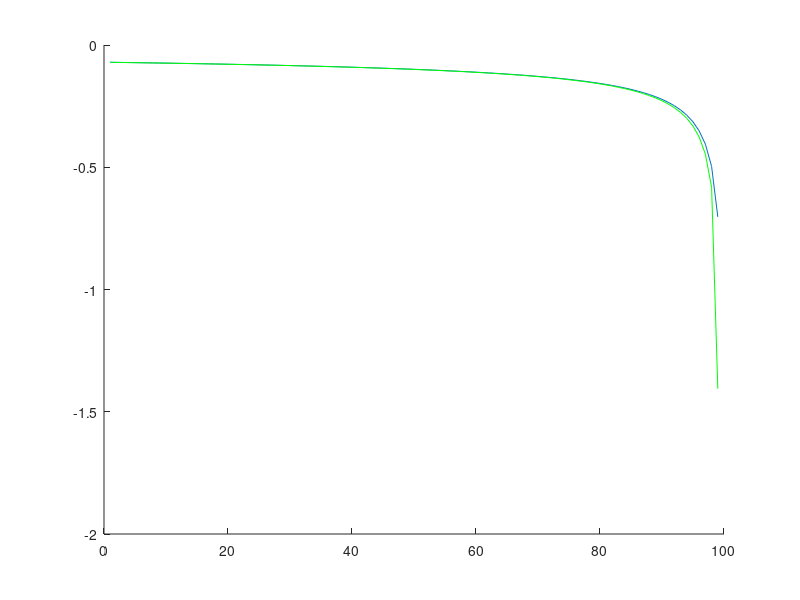
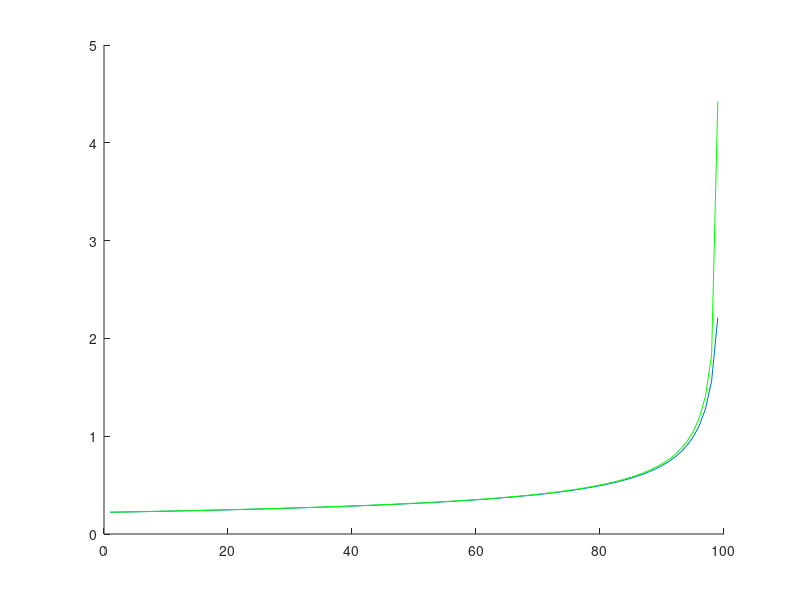
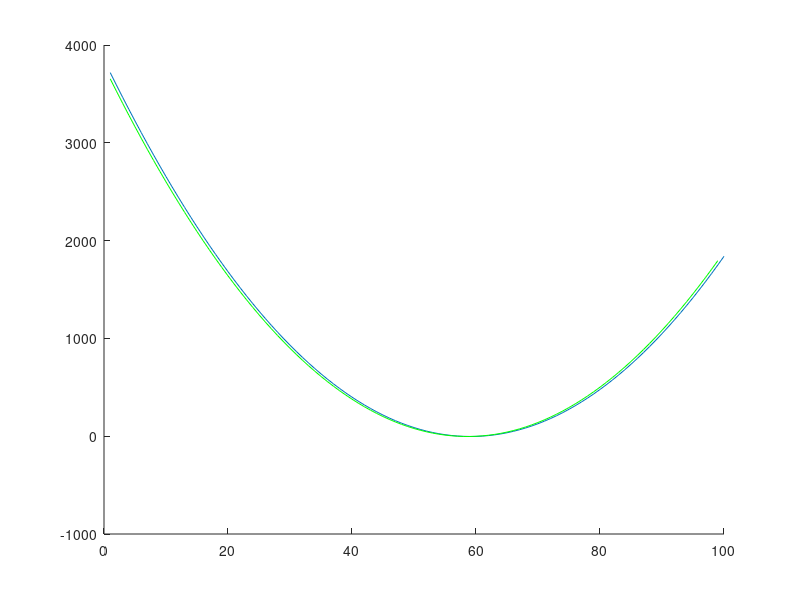
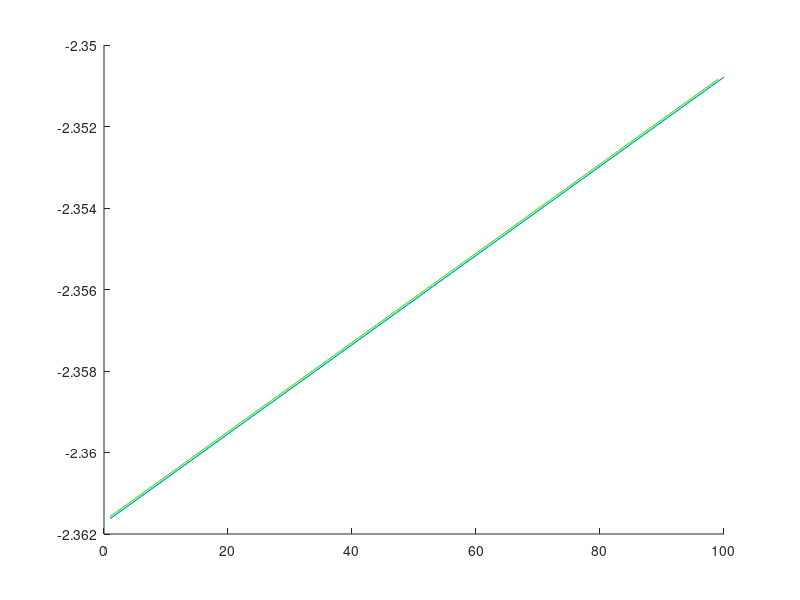

MATLAB code for these plots, in order:
%% dp1dot/dp1
clear all
u = zeros(5);
x = zeros(5);
dp = 0.02;

% Inputs
torque_drive = u(1);  
Inflow_opening = u(2);
Outflow_opening = u(3); 
Recycle_opening = u(4);
dummy = u(5); 


% States
p1 = x(1);
p2 = x(2);
m_comp = x(3);
omega_comp = x(4);
m_rec = x(5);

% Calculate p1dot varying p1
for i=1:100
    p1 = -1+i*dp;

torque_drive = torque_drive * 15000 / (2 * pi * 50);
% if omega_comp > 2*pi*50
        torque_drive = torque_drive * (2 * pi * 50 / omega_comp);
% end

% Parameters
% NEW: Parameters for Air
% cv = 20.0;
% cp = 29.0;
% gamma = cp/cv; % 1.4028
% R_air = 8.31 / 28.97 *1000;
% T0 = 25;

SpeedSound = 340;     % speed of sound
In_pres    = 1.0;  % input pressure
Out_pres   = 1.0; % output pressure

% Valve_in_gain = 1 / 270; % 420.0 / 3600 / sqrt(9789 / 11.82);   % opening gain
% Valve_rec_gain = 420.0 / 3600 / sqrt(9789 / 11.82); %0.01; % opening gain
% Valve_out_gain = 1 / 270; % 420.0 / 3600 / sqrt(9789 / 11.82); %1.0/sqrt(0.2e5); % opening gain

VolumeT1 = 2*pi * (0.60 / 2)^2 * 2 + pi * (0.08 / 2)^2 * 8.191; % volume of the inlet pipe, 6m
VolumeT2 =  pi * (0.60 / 2)^2 * 2 + pi * (0.08 / 2)^2 * 5.940; % volume, tank
AdivL =     pi * (0.08 / 2)^2 / 3 * 0.1;  % Duct cross section divided by length

%%% Compressor
J          = (0.4 + 0.2070) *0.4; % 0.8;  % shaft inertia: compressor and rotor
% tauComp    = 1.0/0.001;     % time constant of the pressure ratio
tauRecycle =   1/0.5 * 1;     % time constant of the recycle valve




%%% coefficients of the compressor map 
A = [0.000299749505193654     -0.000171254191089237      3.57321648097597e-05    -9.1783572200945e-07 ...
    -0.252701086129365         0.136885752773673         -0.02642368327081        0.00161012740365743 ...
    54.8046725371143          -29.9550791497765          5.27827499839098         0.693826282579158];

%%% coefficients of the torque map 
B = [0.0230082553748617       -0.00142888713858701     36.1012418352137          3.34780616372668];


% Algebraic equations

% valves
C = [-0.423884232813775         0.626400271518973       -0.0995040168384753      0.0201535563630318 ...
     -0.490814924104294         0.843580880467905        -0.423103455111209      0.0386841406482887];

dp_sqrt = sqrt(abs(In_pres*100 - p1*100)) * sign(In_pres*100 - p1*100);
M3 = [dp_sqrt*Inflow_opening^3 dp_sqrt*Inflow_opening^2 dp_sqrt*Inflow_opening dp_sqrt ...
    Inflow_opening^3 Inflow_opening^2 Inflow_opening 1]';


m_in = C * M3 + 0.0051; % Inflow valve
% m_rec_ss = Valve_rec_gain*Recycle_opening*sqrt(abs(p2 - p1))*sign(p2 - p1); % Recycle valve
% if Recycle_opening > 1e-2
%     REC = [-0.70259 0.69713 -0.02843 0.013383 3.6089 -4.2137 1.3645 -0.11049];
%     dp_sqrt8 = sqrt(abs(p2/1000 - p1/1000));
%     M3 = [dp_sqrt8.*Recycle_opening.^3 dp_sqrt8.*Recycle_opening.^2 dp_sqrt8.*Recycle_opening dp_sqrt8 ...
%         Recycle_opening.^3 Recycle_opening.^2 Recycle_opening ones(length(Recycle_opening),1)]';
%     m_rec_ss = REC * M3 + 0.05;
% else
%     m_rec_ss = 0;
% end
m_rec_ss = ((0.0047) * sqrt(p2*1e5 - p1*1e5) * Recycle_opening  + 0.0263 ) * ~(Recycle_opening<1e-2);


% D = [    0.021182190468223
%                          0
%        -0.0372607070498975
%          0.015018502625883
%         -0.163754411108535
%                          0
%          0.395432975110223
%         -0.129295806042816
%          0.036946153978411
%                          0
%        -0.0787044830112647
%         0.04589656834961267]';
% dp_sqrt2 = sqrt(abs(p2/1000 - Out_pres)) .* sign(p2/1000 - Out_pres);     
% M4 = [dp_sqrt2.^2.*Outflow_opening.^3 dp_sqrt2.^2.*Outflow_opening.^2 dp_sqrt2.^2.*Outflow_opening dp_sqrt2.^2 ...
%       dp_sqrt2.*Outflow_opening.^3 dp_sqrt2.*Outflow_opening.^2 dp_sqrt2.*Outflow_opening dp_sqrt2 ...
%       Outflow_opening.^3 Outflow_opening.^2 Outflow_opening 1]';
% 
% m_out = D * M4;
% % output valve 
% % m_out = Valve_out_gain*Outflow_opening*sqrt(abs(p2 - Out_pres*1e3))*sign(p2 - Out_pres*1e3); % Outflow valve
% m_out = max(m_out+0.05, 0);
D2 = [-0.0083454 -0.0094965 0.16826 -0.032215 -0.61199 0.94175 -0.48522 0.10369];
dp_sqrt2 = sqrt(abs(p2*100 - Out_pres*100)) * sign(p2*100 - Out_pres*100);      
% M4 = [dp_sqrt2.^2.*u_out.^3 dp_sqrt2.^2.*u_out.^2 dp_sqrt2.^2.*u_out dp_sqrt2.^2 ...
%       dp_sqrt2.*u_out.^3 dp_sqrt2.*u_out.^2 dp_sqrt2.*u_out dp_sqrt2 ...
%       u_out.^3 u_out.^2 u_out ones(length(u_out),1)]';
M5 = [dp_sqrt2*Outflow_opening^3 dp_sqrt2*Outflow_opening^2 dp_sqrt2*Outflow_opening dp_sqrt2 ...
       Outflow_opening^3 Outflow_opening^2 Outflow_opening 1]';
% m_out = D * M4 + 0.05;
m_out = D2 * M5 + 0.0170;

% compressor pressure ratio

M = [omega_comp^2*m_comp^3 omega_comp^2*m_comp^2 omega_comp^2*m_comp omega_comp^2 ...
    omega_comp*m_comp^3 omega_comp*m_comp^2 omega_comp*m_comp omega_comp ...
    m_comp^3 m_comp^2 m_comp 1]';
p_ratio = A * M;

% Map variation due to temperature:
% dp = ((1-T0/T_in) + T0/T_in * dp^((gamma-1)/gamma))^(gamma/(gamma-1));

% if dp < 1
%     dp = 1;
% end

% compressor torque
M2 = [m_comp*omega_comp omega_comp m_comp 1]';
% torque_comp =  B * M2;
T_ss_model = (2.5543945754982 +  47.4222669576423 * m_comp); % .* ~(m_comp < 1e-2);
% T_ss_model = signal_saturation(0,40);
T_ss_model = T_ss_model + 0.6218;

% if omega_comp > 2*pi*50
%         T_ss_model = T_ss_model * (2 * pi * 50 / omega_comp);
% end

sys(1) = SpeedSound * SpeedSound / VolumeT1 * (m_in + m_rec - m_comp) * 1e-5; % p1
sys(2) = SpeedSound * SpeedSound / VolumeT2 * (m_comp - m_rec - m_out) * 1e-5;  % p2
sys(3) = AdivL * (p_ratio * p1*1e5 - p2*1e5 ); % m_c
% sys(4) = tauComp * (dp - p_ratio); % phi
sys(4) = 1.0 / J * (torque_drive - T_ss_model); % omega
sys(5) = tauRecycle * (m_rec_ss - m_rec); % rec flow

% p1dot
pdot1(i) = sys(1);

%dp1dot/dp1
dx1x1(i) = SpeedSound * SpeedSound / VolumeT1 * 1e-5 * (-1/2*sign(In_pres-p1)*100/sqrt(abs(In_pres*100-p1*100))) * (C(1)*Inflow_opening^3 + C(2)*Inflow_opening^2 + C(3)*Inflow_opening + C(4));
end

% estimate of dp1dot/dp1 using forward euler
dx1x1_est = (pdot1(2:end)-pdot1(1:end-1))/dp;
figure; hold on
plot(dx1x1)
plot(dx1x1_est,'-g')


%% dp1dot/dqc and dp1dot/dqr
dx1x3 = -SpeedSound * SpeedSound / VolumeT1 * 1e-5;
dx1x5 = SpeedSound * SpeedSound / VolumeT1 * 1e-5;

%% dp2dot/dp2

% Calculate p2dot varying p2
for i=1:100
    p2 = -1+i*dp;

torque_drive = torque_drive * 15000 / (2 * pi * 50);
% if omega_comp > 2*pi*50
        torque_drive = torque_drive * (2 * pi * 50 / omega_comp);
% end

% Parameters
% NEW: Parameters for Air
% cv = 20.0;
% cp = 29.0;
% gamma = cp/cv; % 1.4028
% R_air = 8.31 / 28.97 *1000;
% T0 = 25;

SpeedSound = 340;     % speed of sound
In_pres    = 1.0;  % input pressure
Out_pres   = 1.0; % output pressure

% Valve_in_gain = 1 / 270; % 420.0 / 3600 / sqrt(9789 / 11.82);   % opening gain
% Valve_rec_gain = 420.0 / 3600 / sqrt(9789 / 11.82); %0.01; % opening gain
% Valve_out_gain = 1 / 270; % 420.0 / 3600 / sqrt(9789 / 11.82); %1.0/sqrt(0.2e5); % opening gain

VolumeT1 = 2*pi * (0.60 / 2)^2 * 2 + pi * (0.08 / 2)^2 * 8.191; % volume of the inlet pipe, 6m
VolumeT2 =  pi * (0.60 / 2)^2 * 2 + pi * (0.08 / 2)^2 * 5.940; % volume, tank
AdivL =     pi * (0.08 / 2)^2 / 3 * 0.1;  % Duct cross section divided by length

%%% Compressor
J          = (0.4 + 0.2070) *0.4; % 0.8;  % shaft inertia: compressor and rotor
% tauComp    = 1.0/0.001;     % time constant of the pressure ratio
tauRecycle =   1/0.5 * 1;     % time constant of the recycle valve




%%% coefficients of the compressor map 
A = [0.000299749505193654     -0.000171254191089237      3.57321648097597e-05    -9.1783572200945e-07 ...
    -0.252701086129365         0.136885752773673         -0.02642368327081        0.00161012740365743 ...
    54.8046725371143          -29.9550791497765          5.27827499839098         0.693826282579158];

%%% coefficients of the torque map 
B = [0.0230082553748617       -0.00142888713858701     36.1012418352137          3.34780616372668];


% Algebraic equations

% valves
C = [-0.423884232813775         0.626400271518973       -0.0995040168384753      0.0201535563630318 ...
     -0.490814924104294         0.843580880467905        -0.423103455111209      0.0386841406482887];

dp_sqrt = sqrt(abs(In_pres*100 - p1*100)) * sign(In_pres*100 - p1*100);
M3 = [dp_sqrt*Inflow_opening^3 dp_sqrt*Inflow_opening^2 dp_sqrt*Inflow_opening dp_sqrt ...
    Inflow_opening^3 Inflow_opening^2 Inflow_opening 1]';


m_in = C * M3 + 0.0051; % Inflow valve
% m_rec_ss = Valve_rec_gain*Recycle_opening*sqrt(abs(p2 - p1))*sign(p2 - p1); % Recycle valve
% if Recycle_opening > 1e-2
%     REC = [-0.70259 0.69713 -0.02843 0.013383 3.6089 -4.2137 1.3645 -0.11049];
%     dp_sqrt8 = sqrt(abs(p2/1000 - p1/1000));
%     M3 = [dp_sqrt8.*Recycle_opening.^3 dp_sqrt8.*Recycle_opening.^2 dp_sqrt8.*Recycle_opening dp_sqrt8 ...
%         Recycle_opening.^3 Recycle_opening.^2 Recycle_opening ones(length(Recycle_opening),1)]';
%     m_rec_ss = REC * M3 + 0.05;
% else
%     m_rec_ss = 0;
% end
m_rec_ss = ((0.0047) * sqrt(p2*1e5 - p1*1e5) * Recycle_opening  + 0.0263 ) * ~(Recycle_opening<1e-2);


% D = [    0.021182190468223
%                          0
%        -0.0372607070498975
%          0.015018502625883
%         -0.163754411108535
%                          0
%          0.395432975110223
%         -0.129295806042816
%          0.036946153978411
%                          0
%        -0.0787044830112647
%         0.04589656834961267]';
% dp_sqrt2 = sqrt(abs(p2/1000 - Out_pres)) .* sign(p2/1000 - Out_pres);     
% M4 = [dp_sqrt2.^2.*Outflow_opening.^3 dp_sqrt2.^2.*Outflow_opening.^2 dp_sqrt2.^2.*Outflow_opening dp_sqrt2.^2 ...
%       dp_sqrt2.*Outflow_opening.^3 dp_sqrt2.*Outflow_opening.^2 dp_sqrt2.*Outflow_opening dp_sqrt2 ...
%       Outflow_opening.^3 Outflow_opening.^2 Outflow_opening 1]';
% 
% m_out = D * M4;
% % output valve 
% % m_out = Valve_out_gain*Outflow_opening*sqrt(abs(p2 - Out_pres*1e3))*sign(p2 - Out_pres*1e3); % Outflow valve
% m_out = max(m_out+0.05, 0);
D2 = [-0.0083454 -0.0094965 0.16826 -0.032215 -0.61199 0.94175 -0.48522 0.10369];
dp_sqrt2 = sqrt(abs(p2*100 - Out_pres*100)) * sign(p2*100 - Out_pres*100);      
% M4 = [dp_sqrt2.^2.*u_out.^3 dp_sqrt2.^2.*u_out.^2 dp_sqrt2.^2.*u_out dp_sqrt2.^2 ...
%       dp_sqrt2.*u_out.^3 dp_sqrt2.*u_out.^2 dp_sqrt2.*u_out dp_sqrt2 ...
%       u_out.^3 u_out.^2 u_out ones(length(u_out),1)]';
M5 = [dp_sqrt2*Outflow_opening^3 dp_sqrt2*Outflow_opening^2 dp_sqrt2*Outflow_opening dp_sqrt2 ...
       Outflow_opening^3 Outflow_opening^2 Outflow_opening 1]';
% m_out = D * M4 + 0.05;
m_out = D2 * M5 + 0.0170;

% compressor pressure ratio

M = [omega_comp^2*m_comp^3 omega_comp^2*m_comp^2 omega_comp^2*m_comp omega_comp^2 ...
    omega_comp*m_comp^3 omega_comp*m_comp^2 omega_comp*m_comp omega_comp ...
    m_comp^3 m_comp^2 m_comp 1]';
p_ratio = A * M;

% Map variation due to temperature:
% dp = ((1-T0/T_in) + T0/T_in * dp^((gamma-1)/gamma))^(gamma/(gamma-1));

% if dp < 1
%     dp = 1;
% end

% compressor torque
M2 = [m_comp*omega_comp omega_comp m_comp 1]';
% torque_comp =  B * M2;
T_ss_model = (2.5543945754982 +  47.4222669576423 * m_comp); % .* ~(m_comp < 1e-2);
% T_ss_model = signal_saturation(0,40);
T_ss_model = T_ss_model + 0.6218;

% if omega_comp > 2*pi*50
%         T_ss_model = T_ss_model * (2 * pi * 50 / omega_comp);
% end

sys(1) = SpeedSound * SpeedSound / VolumeT1 * (m_in + m_rec - m_comp) * 1e-5; % p1
sys(2) = SpeedSound * SpeedSound / VolumeT2 * (m_comp - m_rec - m_out) * 1e-5;  % p2
sys(3) = AdivL * (p_ratio * p1*1e5 - p2*1e5 ); % m_c
% sys(4) = tauComp * (dp - p_ratio); % phi
sys(4) = 1.0 / J * (torque_drive - T_ss_model); % omega
sys(5) = tauRecycle * (m_rec_ss - m_rec); % rec flow

% p2dot
pdot2(i) = sys(2);

%dp2dot/dp2
dx2x2(i) = SpeedSound * SpeedSound / VolumeT2 * 1e-5 * (1/2*sign(p2-Out_pres)*100/sqrt(abs(p2*100-Out_pres*100))) * (D2(1)*Outflow_opening^3 + D2(2)*Outflow_opening^2 + D2(3)*Outflow_opening + D2(4));
end

% estimate of dp1dot/dp1 using forward euler
dx2x2_est = (pdot2(2:end)-pdot2(1:end-1))/dp;
figure; hold on
plot(dx2x2)
plot(dx2x2_est,'-g')


%% dp2dot/dqc and dqr

dx2x5 = -SpeedSound * SpeedSound / VolumeT2 * 1e-5;
dx2x3 = SpeedSound * SpeedSound / VolumeT2 * 1e-5;

%% dqcdot/dqc
for i=1:100
    m_comp = -1+i*dp;

torque_drive = torque_drive * 15000 / (2 * pi * 50);
% if omega_comp > 2*pi*50
        torque_drive = torque_drive * (2 * pi * 50 / omega_comp);
% end

% Parameters
% NEW: Parameters for Air
% cv = 20.0;
% cp = 29.0;
% gamma = cp/cv; % 1.4028
% R_air = 8.31 / 28.97 *1000;
% T0 = 25;

SpeedSound = 340;     % speed of sound
In_pres    = 1.0;  % input pressure
Out_pres   = 1.0; % output pressure

% Valve_in_gain = 1 / 270; % 420.0 / 3600 / sqrt(9789 / 11.82);   % opening gain
% Valve_rec_gain = 420.0 / 3600 / sqrt(9789 / 11.82); %0.01; % opening gain
% Valve_out_gain = 1 / 270; % 420.0 / 3600 / sqrt(9789 / 11.82); %1.0/sqrt(0.2e5); % opening gain

VolumeT1 = 2*pi * (0.60 / 2)^2 * 2 + pi * (0.08 / 2)^2 * 8.191; % volume of the inlet pipe, 6m
VolumeT2 =  pi * (0.60 / 2)^2 * 2 + pi * (0.08 / 2)^2 * 5.940; % volume, tank
AdivL =     pi * (0.08 / 2)^2 / 3 * 0.1;  % Duct cross section divided by length

%%% Compressor
J          = (0.4 + 0.2070) *0.4; % 0.8;  % shaft inertia: compressor and rotor
% tauComp    = 1.0/0.001;     % time constant of the pressure ratio
tauRecycle =   1/0.5 * 1;     % time constant of the recycle valve




%%% coefficients of the compressor map 
A = [0.000299749505193654     -0.000171254191089237      3.57321648097597e-05    -9.1783572200945e-07 ...
    -0.252701086129365         0.136885752773673         -0.02642368327081        0.00161012740365743 ...
    54.8046725371143          -29.9550791497765          5.27827499839098         0.693826282579158];

%%% coefficients of the torque map 
B = [0.0230082553748617       -0.00142888713858701     36.1012418352137          3.34780616372668];


% Algebraic equations

% valves
C = [-0.423884232813775         0.626400271518973       -0.0995040168384753      0.0201535563630318 ...
     -0.490814924104294         0.843580880467905        -0.423103455111209      0.0386841406482887];

dp_sqrt = sqrt(abs(In_pres*100 - p1*100)) * sign(In_pres*100 - p1*100);
M3 = [dp_sqrt*Inflow_opening^3 dp_sqrt*Inflow_opening^2 dp_sqrt*Inflow_opening dp_sqrt ...
    Inflow_opening^3 Inflow_opening^2 Inflow_opening 1]';


m_in = C * M3 + 0.0051; % Inflow valve
% m_rec_ss = Valve_rec_gain*Recycle_opening*sqrt(abs(p2 - p1))*sign(p2 - p1); % Recycle valve
% if Recycle_opening > 1e-2
%     REC = [-0.70259 0.69713 -0.02843 0.013383 3.6089 -4.2137 1.3645 -0.11049];
%     dp_sqrt8 = sqrt(abs(p2/1000 - p1/1000));
%     M3 = [dp_sqrt8.*Recycle_opening.^3 dp_sqrt8.*Recycle_opening.^2 dp_sqrt8.*Recycle_opening dp_sqrt8 ...
%         Recycle_opening.^3 Recycle_opening.^2 Recycle_opening ones(length(Recycle_opening),1)]';
%     m_rec_ss = REC * M3 + 0.05;
% else
%     m_rec_ss = 0;
% end
m_rec_ss = ((0.0047) * sqrt(p2*1e5 - p1*1e5) * Recycle_opening  + 0.0263 ) * ~(Recycle_opening<1e-2);


% D = [    0.021182190468223
%                          0
%        -0.0372607070498975
%          0.015018502625883
%         -0.163754411108535
%                          0
%          0.395432975110223
%         -0.129295806042816
%          0.036946153978411
%                          0
%        -0.0787044830112647
%         0.04589656834961267]';
% dp_sqrt2 = sqrt(abs(p2/1000 - Out_pres)) .* sign(p2/1000 - Out_pres);     
% M4 = [dp_sqrt2.^2.*Outflow_opening.^3 dp_sqrt2.^2.*Outflow_opening.^2 dp_sqrt2.^2.*Outflow_opening dp_sqrt2.^2 ...
%       dp_sqrt2.*Outflow_opening.^3 dp_sqrt2.*Outflow_opening.^2 dp_sqrt2.*Outflow_opening dp_sqrt2 ...
%       Outflow_opening.^3 Outflow_opening.^2 Outflow_opening 1]';
% 
% m_out = D * M4;
% % output valve 
% % m_out = Valve_out_gain*Outflow_opening*sqrt(abs(p2 - Out_pres*1e3))*sign(p2 - Out_pres*1e3); % Outflow valve
% m_out = max(m_out+0.05, 0);
D2 = [-0.0083454 -0.0094965 0.16826 -0.032215 -0.61199 0.94175 -0.48522 0.10369];
dp_sqrt2 = sqrt(abs(p2*100 - Out_pres*100)) * sign(p2*100 - Out_pres*100);      
% M4 = [dp_sqrt2.^2.*u_out.^3 dp_sqrt2.^2.*u_out.^2 dp_sqrt2.^2.*u_out dp_sqrt2.^2 ...
%       dp_sqrt2.*u_out.^3 dp_sqrt2.*u_out.^2 dp_sqrt2.*u_out dp_sqrt2 ...
%       u_out.^3 u_out.^2 u_out ones(length(u_out),1)]';
M5 = [dp_sqrt2*Outflow_opening^3 dp_sqrt2*Outflow_opening^2 dp_sqrt2*Outflow_opening dp_sqrt2 ...
       Outflow_opening^3 Outflow_opening^2 Outflow_opening 1]';
% m_out = D * M4 + 0.05;
m_out = D2 * M5 + 0.0170;

% compressor pressure ratio

M = [omega_comp^2*m_comp^3 omega_comp^2*m_comp^2 omega_comp^2*m_comp omega_comp^2 ...
    omega_comp*m_comp^3 omega_comp*m_comp^2 omega_comp*m_comp omega_comp ...
    m_comp^3 m_comp^2 m_comp 1]';
p_ratio = A * M;

% Map variation due to temperature:
% dp = ((1-T0/T_in) + T0/T_in * dp^((gamma-1)/gamma))^(gamma/(gamma-1));

% if dp < 1
%     dp = 1;
% end

% compressor torque
M2 = [m_comp*omega_comp omega_comp m_comp 1]';
% torque_comp =  B * M2;
T_ss_model = (2.5543945754982 +  47.4222669576423 * m_comp); % .* ~(m_comp < 1e-2);
% T_ss_model = signal_saturation(0,40);
T_ss_model = T_ss_model + 0.6218;

% if omega_comp > 2*pi*50
%         T_ss_model = T_ss_model * (2 * pi * 50 / omega_comp);
% end

sys(1) = SpeedSound * SpeedSound / VolumeT1 * (m_in + m_rec - m_comp) * 1e-5; % p1
sys(2) = SpeedSound * SpeedSound / VolumeT2 * (m_comp - m_rec - m_out) * 1e-5;  % p2
sys(3) = AdivL * (p_ratio * p1*1e5 - p2*1e5 ); % m_c
% sys(4) = tauComp * (dp - p_ratio); % phi
sys(4) = 1.0 / J * (torque_drive - T_ss_model); % omega
sys(5) = tauRecycle * (m_rec_ss - m_rec); % rec flow

% p2dot
qcdot(i) = sys(3);

%dp3dot/dp3
dM_dmcomp = [3*omega_comp^2*m_comp^2, 2*omega_comp^2*m_comp, omega_comp^2, 0,...
            3*omega_comp*m_comp^2, 2*omega_comp*m_comp, omega_comp, 0,...
            3*m_comp^2, 2*m_comp, 1, 0]';
dx3x3(i) = AdivL * (p1*1e5)*A*dM_dmcomp;

end

dx3x3_est = (qcdot(2:end)-qcdot(1:end-1))/dp;

figure; hold on;
plot(dx3x3);
plot(dx3x3_est,'-g')


%% dqcdot/dp1 and /dp2
dx3x1 = AdivL*(p_ratio*1e5);
dx3x2 = -AdivL*1e5;

%% dqcdot/domegac
for i=1:100
    omega_comp = -1+i*dp;
    m_comp = 1;

torque_drive = torque_drive * 15000 / (2 * pi * 50);
% if omega_comp > 2*pi*50
        torque_drive = torque_drive * (2 * pi * 50 / omega_comp);
% end

% Parameters
% NEW: Parameters for Air
% cv = 20.0;
% cp = 29.0;
% gamma = cp/cv; % 1.4028
% R_air = 8.31 / 28.97 *1000;
% T0 = 25;

SpeedSound = 340;     % speed of sound
In_pres    = 1.0;  % input pressure
Out_pres   = 1.0; % output pressure

% Valve_in_gain = 1 / 270; % 420.0 / 3600 / sqrt(9789 / 11.82);   % opening gain
% Valve_rec_gain = 420.0 / 3600 / sqrt(9789 / 11.82); %0.01; % opening gain
% Valve_out_gain = 1 / 270; % 420.0 / 3600 / sqrt(9789 / 11.82); %1.0/sqrt(0.2e5); % opening gain

VolumeT1 = 2*pi * (0.60 / 2)^2 * 2 + pi * (0.08 / 2)^2 * 8.191; % volume of the inlet pipe, 6m
VolumeT2 =  pi * (0.60 / 2)^2 * 2 + pi * (0.08 / 2)^2 * 5.940; % volume, tank
AdivL =     pi * (0.08 / 2)^2 / 3 * 0.1;  % Duct cross section divided by length

%%% Compressor
J          = (0.4 + 0.2070) *0.4; % 0.8;  % shaft inertia: compressor and rotor
% tauComp    = 1.0/0.001;     % time constant of the pressure ratio
tauRecycle =   1/0.5 * 1;     % time constant of the recycle valve




%%% coefficients of the compressor map 
A = [0.000299749505193654     -0.000171254191089237      3.57321648097597e-05    -9.1783572200945e-07 ...
    -0.252701086129365         0.136885752773673         -0.02642368327081        0.00161012740365743 ...
    54.8046725371143          -29.9550791497765          5.27827499839098         0.693826282579158];

%%% coefficients of the torque map 
B = [0.0230082553748617       -0.00142888713858701     36.1012418352137          3.34780616372668];


% Algebraic equations

% valves
C = [-0.423884232813775         0.626400271518973       -0.0995040168384753      0.0201535563630318 ...
     -0.490814924104294         0.843580880467905        -0.423103455111209      0.0386841406482887];

dp_sqrt = sqrt(abs(In_pres*100 - p1*100)) * sign(In_pres*100 - p1*100);
M3 = [dp_sqrt*Inflow_opening^3 dp_sqrt*Inflow_opening^2 dp_sqrt*Inflow_opening dp_sqrt ...
    Inflow_opening^3 Inflow_opening^2 Inflow_opening 1]';


m_in = C * M3 + 0.0051; % Inflow valve
% m_rec_ss = Valve_rec_gain*Recycle_opening*sqrt(abs(p2 - p1))*sign(p2 - p1); % Recycle valve
% if Recycle_opening > 1e-2
%     REC = [-0.70259 0.69713 -0.02843 0.013383 3.6089 -4.2137 1.3645 -0.11049];
%     dp_sqrt8 = sqrt(abs(p2/1000 - p1/1000));
%     M3 = [dp_sqrt8.*Recycle_opening.^3 dp_sqrt8.*Recycle_opening.^2 dp_sqrt8.*Recycle_opening dp_sqrt8 ...
%         Recycle_opening.^3 Recycle_opening.^2 Recycle_opening ones(length(Recycle_opening),1)]';
%     m_rec_ss = REC * M3 + 0.05;
% else
%     m_rec_ss = 0;
% end
m_rec_ss = ((0.0047) * sqrt(p2*1e5 - p1*1e5) * Recycle_opening  + 0.0263 ) * ~(Recycle_opening<1e-2);


% D = [    0.021182190468223
%                          0
%        -0.0372607070498975
%          0.015018502625883
%         -0.163754411108535
%                          0
%          0.395432975110223
%         -0.129295806042816
%          0.036946153978411
%                          0
%        -0.0787044830112647
%         0.04589656834961267]';
% dp_sqrt2 = sqrt(abs(p2/1000 - Out_pres)) .* sign(p2/1000 - Out_pres);     
% M4 = [dp_sqrt2.^2.*Outflow_opening.^3 dp_sqrt2.^2.*Outflow_opening.^2 dp_sqrt2.^2.*Outflow_opening dp_sqrt2.^2 ...
%       dp_sqrt2.*Outflow_opening.^3 dp_sqrt2.*Outflow_opening.^2 dp_sqrt2.*Outflow_opening dp_sqrt2 ...
%       Outflow_opening.^3 Outflow_opening.^2 Outflow_opening 1]';
% 
% m_out = D * M4;
% % output valve 
% % m_out = Valve_out_gain*Outflow_opening*sqrt(abs(p2 - Out_pres*1e3))*sign(p2 - Out_pres*1e3); % Outflow valve
% m_out = max(m_out+0.05, 0);
D2 = [-0.0083454 -0.0094965 0.16826 -0.032215 -0.61199 0.94175 -0.48522 0.10369];
dp_sqrt2 = sqrt(abs(p2*100 - Out_pres*100)) * sign(p2*100 - Out_pres*100);      
% M4 = [dp_sqrt2.^2.*u_out.^3 dp_sqrt2.^2.*u_out.^2 dp_sqrt2.^2.*u_out dp_sqrt2.^2 ...
%       dp_sqrt2.*u_out.^3 dp_sqrt2.*u_out.^2 dp_sqrt2.*u_out dp_sqrt2 ...
%       u_out.^3 u_out.^2 u_out ones(length(u_out),1)]';
M5 = [dp_sqrt2*Outflow_opening^3 dp_sqrt2*Outflow_opening^2 dp_sqrt2*Outflow_opening dp_sqrt2 ...
       Outflow_opening^3 Outflow_opening^2 Outflow_opening 1]';
% m_out = D * M4 + 0.05;
m_out = D2 * M5 + 0.0170;

% compressor pressure ratio

M = [omega_comp^2*m_comp^3 omega_comp^2*m_comp^2 omega_comp^2*m_comp omega_comp^2 ...
    omega_comp*m_comp^3 omega_comp*m_comp^2 omega_comp*m_comp omega_comp ...
    m_comp^3 m_comp^2 m_comp 1]';
p_ratio = A * M;

% Map variation due to temperature:
% dp = ((1-T0/T_in) + T0/T_in * dp^((gamma-1)/gamma))^(gamma/(gamma-1));

% if dp < 1
%     dp = 1;
% end

% compressor torque
M2 = [m_comp*omega_comp omega_comp m_comp 1]';
% torque_comp =  B * M2;
T_ss_model = (2.5543945754982 +  47.4222669576423 * m_comp); % .* ~(m_comp < 1e-2);
% T_ss_model = signal_saturation(0,40);
T_ss_model = T_ss_model + 0.6218;

% if omega_comp > 2*pi*50
%         T_ss_model = T_ss_model * (2 * pi * 50 / omega_comp);
% end

sys(1) = SpeedSound * SpeedSound / VolumeT1 * (m_in + m_rec - m_comp) * 1e-5; % p1
sys(2) = SpeedSound * SpeedSound / VolumeT2 * (m_comp - m_rec - m_out) * 1e-5;  % p2
sys(3) = AdivL * (p_ratio * p1*1e5 - p2*1e5 ); % m_c
% sys(4) = tauComp * (dp - p_ratio); % phi
sys(4) = 1.0 / J * (torque_drive - T_ss_model); % omega
sys(5) = tauRecycle * (m_rec_ss - m_rec); % rec flow

% p2dot
qcdot(i) = sys(3);

%dp3dot/dp3
dM_dwcomp = [2*omega_comp*m_comp^3, 2*omega_comp*m_comp^2, 2*omega_comp*m_comp, 2*omega_comp,...
            m_comp^3, m_comp^2, m_comp, 1,...
            0, 0, 0, 0]';
dx3x4(i) = AdivL * (p1*1e5)*A*dM_dwcomp;

end

dx3x4_est = (qcdot(2:end)-qcdot(1:end-1))/dp;

figure; hold on;
plot(dx3x4);
plot(dx3x4_est,'-g')


%% domegacdot/dTd and /dqc
dx4du1 = 1.0/J;
dx4dx3 = -1.0/J * 47.4222669576423;

%% dqrdot/dqr and /dropen
dx5x5 = -tauRecycle;
dx5u2 = tauRecycle*0.0047 * sqrt(p2*1e5 - p1*1e5);

%% dqrdot/dp1 and /dp2

for i=1:100
    p2 = 1+i*dp;
    Recycle_opening = 0.1;
    p1 = 0;

torque_drive = torque_drive * 15000 / (2 * pi * 50);
% if omega_comp > 2*pi*50
        torque_drive = torque_drive * (2 * pi * 50 / omega_comp);
% end

% Parameters
% NEW: Parameters for Air
% cv = 20.0;
% cp = 29.0;
% gamma = cp/cv; % 1.4028
% R_air = 8.31 / 28.97 *1000;
% T0 = 25;

SpeedSound = 340;     % speed of sound
In_pres    = 1.0;  % input pressure
Out_pres   = 1.0; % output pressure

% Valve_in_gain = 1 / 270; % 420.0 / 3600 / sqrt(9789 / 11.82);   % opening gain
% Valve_rec_gain = 420.0 / 3600 / sqrt(9789 / 11.82); %0.01; % opening gain
% Valve_out_gain = 1 / 270; % 420.0 / 3600 / sqrt(9789 / 11.82); %1.0/sqrt(0.2e5); % opening gain

VolumeT1 = 2*pi * (0.60 / 2)^2 * 2 + pi * (0.08 / 2)^2 * 8.191; % volume of the inlet pipe, 6m
VolumeT2 =  pi * (0.60 / 2)^2 * 2 + pi * (0.08 / 2)^2 * 5.940; % volume, tank
AdivL =     pi * (0.08 / 2)^2 / 3 * 0.1;  % Duct cross section divided by length

%%% Compressor
J          = (0.4 + 0.2070) *0.4; % 0.8;  % shaft inertia: compressor and rotor
% tauComp    = 1.0/0.001;     % time constant of the pressure ratio
tauRecycle =   1/0.5 * 1;     % time constant of the recycle valve




%%% coefficients of the compressor map 
A = [0.000299749505193654     -0.000171254191089237      3.57321648097597e-05    -9.1783572200945e-07 ...
    -0.252701086129365         0.136885752773673         -0.02642368327081        0.00161012740365743 ...
    54.8046725371143          -29.9550791497765          5.27827499839098         0.693826282579158];

%%% coefficients of the torque map 
B = [0.0230082553748617       -0.00142888713858701     36.1012418352137          3.34780616372668];


% Algebraic equations

% valves
C = [-0.423884232813775         0.626400271518973       -0.0995040168384753      0.0201535563630318 ...
     -0.490814924104294         0.843580880467905        -0.423103455111209      0.0386841406482887];

dp_sqrt = sqrt(abs(In_pres*100 - p1*100)) * sign(In_pres*100 - p1*100);
M3 = [dp_sqrt*Inflow_opening^3 dp_sqrt*Inflow_opening^2 dp_sqrt*Inflow_opening dp_sqrt ...
    Inflow_opening^3 Inflow_opening^2 Inflow_opening 1]';


m_in = C * M3 + 0.0051; % Inflow valve
% m_rec_ss = Valve_rec_gain*Recycle_opening*sqrt(abs(p2 - p1))*sign(p2 - p1); % Recycle valve
% if Recycle_opening > 1e-2
%     REC = [-0.70259 0.69713 -0.02843 0.013383 3.6089 -4.2137 1.3645 -0.11049];
%     dp_sqrt8 = sqrt(abs(p2/1000 - p1/1000));
%     M3 = [dp_sqrt8.*Recycle_opening.^3 dp_sqrt8.*Recycle_opening.^2 dp_sqrt8.*Recycle_opening dp_sqrt8 ...
%         Recycle_opening.^3 Recycle_opening.^2 Recycle_opening ones(length(Recycle_opening),1)]';
%     m_rec_ss = REC * M3 + 0.05;
% else
%     m_rec_ss = 0;
% end
m_rec_ss = ((0.0047) * sqrt(p2*1e5 - p1*1e5) * Recycle_opening  + 0.0263 ) * ~(Recycle_opening<1e-2);


% D = [    0.021182190468223
%                          0
%        -0.0372607070498975
%          0.015018502625883
%         -0.163754411108535
%                          0
%          0.395432975110223
%         -0.129295806042816
%          0.036946153978411
%                          0
%        -0.0787044830112647
%         0.04589656834961267]';
% dp_sqrt2 = sqrt(abs(p2/1000 - Out_pres)) .* sign(p2/1000 - Out_pres);     
% M4 = [dp_sqrt2.^2.*Outflow_opening.^3 dp_sqrt2.^2.*Outflow_opening.^2 dp_sqrt2.^2.*Outflow_opening dp_sqrt2.^2 ...
%       dp_sqrt2.*Outflow_opening.^3 dp_sqrt2.*Outflow_opening.^2 dp_sqrt2.*Outflow_opening dp_sqrt2 ...
%       Outflow_opening.^3 Outflow_opening.^2 Outflow_opening 1]';
% 
% m_out = D * M4;
% % output valve 
% % m_out = Valve_out_gain*Outflow_opening*sqrt(abs(p2 - Out_pres*1e3))*sign(p2 - Out_pres*1e3); % Outflow valve
% m_out = max(m_out+0.05, 0);
D2 = [-0.0083454 -0.0094965 0.16826 -0.032215 -0.61199 0.94175 -0.48522 0.10369];
dp_sqrt2 = sqrt(abs(p2*100 - Out_pres*100)) * sign(p2*100 - Out_pres*100);      
% M4 = [dp_sqrt2.^2.*u_out.^3 dp_sqrt2.^2.*u_out.^2 dp_sqrt2.^2.*u_out dp_sqrt2.^2 ...
%       dp_sqrt2.*u_out.^3 dp_sqrt2.*u_out.^2 dp_sqrt2.*u_out dp_sqrt2 ...
%       u_out.^3 u_out.^2 u_out ones(length(u_out),1)]';
M5 = [dp_sqrt2*Outflow_opening^3 dp_sqrt2*Outflow_opening^2 dp_sqrt2*Outflow_opening dp_sqrt2 ...
       Outflow_opening^3 Outflow_opening^2 Outflow_opening 1]';
% m_out = D * M4 + 0.05;
m_out = D2 * M5 + 0.0170;

% compressor pressure ratio

M = [omega_comp^2*m_comp^3 omega_comp^2*m_comp^2 omega_comp^2*m_comp omega_comp^2 ...
    omega_comp*m_comp^3 omega_comp*m_comp^2 omega_comp*m_comp omega_comp ...
    m_comp^3 m_comp^2 m_comp 1]';
p_ratio = A * M;

% Map variation due to temperature:
% dp = ((1-T0/T_in) + T0/T_in * dp^((gamma-1)/gamma))^(gamma/(gamma-1));

% if dp < 1
%     dp = 1;
% end

% compressor torque
M2 = [m_comp*omega_comp omega_comp m_comp 1]';
% torque_comp =  B * M2;
T_ss_model = (2.5543945754982 +  47.4222669576423 * m_comp); % .* ~(m_comp < 1e-2);
% T_ss_model = signal_saturation(0,40);
T_ss_model = T_ss_model + 0.6218;

% if omega_comp > 2*pi*50
%         T_ss_model = T_ss_model * (2 * pi * 50 / omega_comp);
% end

sys(1) = SpeedSound * SpeedSound / VolumeT1 * (m_in + m_rec - m_comp) * 1e-5; % p1
sys(2) = SpeedSound * SpeedSound / VolumeT2 * (m_comp - m_rec - m_out) * 1e-5;  % p2
sys(3) = AdivL * (p_ratio * p1*1e5 - p2*1e5 ); % m_c
% sys(4) = tauComp * (dp - p_ratio); % phi
sys(4) = 1.0 / J * (torque_drive - T_ss_model); % omega
sys(5) = tauRecycle * (m_rec_ss - m_rec); % rec flow

% p2dot
qrdot(i) = sys(5);

dx5x1(i) = -tauRecycle * (0.0047 * 1/2 * Recycle_opening / sqrt(p2*1e5 - p1*1e5) * 1e5);
dx5x2(i) = tauRecycle * (0.0047 * 1/2 * Recycle_opening / sqrt(p2*1e5 - p1*1e5) * 1e5);
end

dx5x1_est = (qrdot(2:end)-qrdot(1:end-1))/dp;

figure; hold on;
plot(dx5x2);
plot(dx5x1_est,'-g')

%% dSD/dp2 and /dp1 and /dqc
dy2x1 = p2/(5.55*p1^2);
dy2x2 = -1/(5.55*p1);
dy2x3 = 1;
